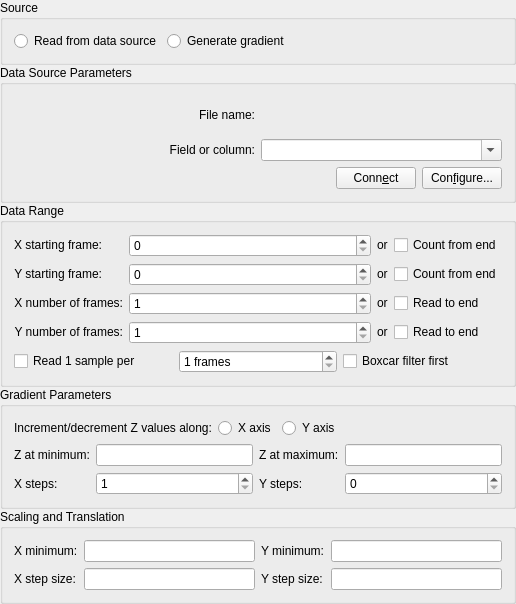
<?xml version="1.0" encoding="UTF-8"?>
<ui version="4.0">
 <exportmacro>KST_EXPORT</exportmacro>
 <class>MatrixDialogWidget</class>
 <widget class="QWidget" name="MatrixDialogWidget">
  <property name="geometry">
   <rect>
    <x>0</x>
    <y>0</y>
    <width>516</width>
    <height>604</height>
   </rect>
  </property>
  <layout class="QGridLayout">
   <property name="margin">
    <number>0</number>
   </property>
   <property name="spacing">
    <number>0</number>
   </property>
   <item row="4" column="0">
    <widget class="Q3ButtonGroup" name="_scalingGroup">
     <property name="title">
      <string>Scaling and Translation</string>
     </property>
     <layout class="QGridLayout">
      <item row="1" column="0">
       <widget class="QLabel" name="textLabel7">
        <property name="sizePolicy">
         <sizepolicy hsizetype="Fixed" vsizetype="Minimum">
          <horstretch>0</horstretch>
          <verstretch>0</verstretch>
         </sizepolicy>
        </property>
        <property name="text">
         <string>X step size:</string>
        </property>
        <property name="wordWrap">
         <bool>false</bool>
        </property>
        <property name="buddy">
         <cstring>_xStep</cstring>
        </property>
       </widget>
      </item>
      <item row="0" column="0">
       <widget class="QLabel" name="textLabel5_2_2">
        <property name="sizePolicy">
         <sizepolicy hsizetype="Fixed" vsizetype="Minimum">
          <horstretch>0</horstretch>
          <verstretch>0</verstretch>
         </sizepolicy>
        </property>
        <property name="text">
         <string>X minimum:</string>
        </property>
        <property name="wordWrap">
         <bool>false</bool>
        </property>
        <property name="buddy">
         <cstring>_minX</cstring>
        </property>
       </widget>
      </item>
      <item row="0" column="1" rowspan="2">
       <layout class="QVBoxLayout">
        <item>
         <widget class="QLineEdit" name="_minX">
          <property name="sizePolicy">
           <sizepolicy hsizetype="Expanding" vsizetype="Minimum">
            <horstretch>0</horstretch>
            <verstretch>0</verstretch>
           </sizepolicy>
          </property>
          <property name="minimumSize">
           <size>
            <width>60</width>
            <height>0</height>
           </size>
          </property>
         </widget>
        </item>
        <item>
         <widget class="QLineEdit" name="_xStep">
          <property name="sizePolicy">
           <sizepolicy hsizetype="Expanding" vsizetype="Minimum">
            <horstretch>0</horstretch>
            <verstretch>0</verstretch>
           </sizepolicy>
          </property>
          <property name="minimumSize">
           <size>
            <width>60</width>
            <height>0</height>
           </size>
          </property>
         </widget>
        </item>
       </layout>
      </item>
      <item row="0" column="2">
       <widget class="QLabel" name="textLabel6">
        <property name="sizePolicy">
         <sizepolicy hsizetype="Fixed" vsizetype="Minimum">
          <horstretch>0</horstretch>
          <verstretch>0</verstretch>
         </sizepolicy>
        </property>
        <property name="text">
         <string>Y minimum:</string>
        </property>
        <property name="wordWrap">
         <bool>false</bool>
        </property>
        <property name="buddy">
         <cstring>_minY</cstring>
        </property>
       </widget>
      </item>
      <item row="1" column="2">
       <widget class="QLabel" name="textLabel7_2">
        <property name="sizePolicy">
         <sizepolicy hsizetype="Fixed" vsizetype="Minimum">
          <horstretch>0</horstretch>
          <verstretch>0</verstretch>
         </sizepolicy>
        </property>
        <property name="text">
         <string>Y step size:</string>
        </property>
        <property name="wordWrap">
         <bool>false</bool>
        </property>
        <property name="buddy">
         <cstring>_yStep</cstring>
        </property>
       </widget>
      </item>
      <item row="0" column="3" rowspan="2">
       <layout class="QVBoxLayout">
        <item>
         <widget class="QLineEdit" name="_minY">
          <property name="sizePolicy">
           <sizepolicy hsizetype="Expanding" vsizetype="Minimum">
            <horstretch>0</horstretch>
            <verstretch>0</verstretch>
           </sizepolicy>
          </property>
          <property name="minimumSize">
           <size>
            <width>60</width>
            <height>0</height>
           </size>
          </property>
         </widget>
        </item>
        <item>
         <widget class="QLineEdit" name="_yStep">
          <property name="sizePolicy">
           <sizepolicy hsizetype="Expanding" vsizetype="Minimum">
            <horstretch>0</horstretch>
            <verstretch>0</verstretch>
           </sizepolicy>
          </property>
          <property name="minimumSize">
           <size>
            <width>60</width>
            <height>0</height>
           </size>
          </property>
         </widget>
        </item>
       </layout>
      </item>
     </layout>
    </widget>
   </item>
   <item row="3" column="0">
    <widget class="Q3ButtonGroup" name="_gradientGroup">
     <property name="title">
      <string>Gradient Parameters</string>
     </property>
     <layout class="QGridLayout">
      <item row="0" column="0">
       <layout class="QGridLayout">
        <item row="0" column="0">
         <widget class="QLabel" name="textLabel5">
          <property name="text">
           <string>Increment/decrement Z values along:</string>
          </property>
          <property name="wordWrap">
           <bool>false</bool>
          </property>
         </widget>
        </item>
        <item row="0" column="1">
         <widget class="QRadioButton" name="_gradientX">
          <property name="text">
           <string>X axis</string>
          </property>
         </widget>
        </item>
        <item row="0" column="3">
         <spacer name="spacer14">
          <property name="orientation">
           <enum>Qt::Horizontal</enum>
          </property>
          <property name="sizeType">
           <enum>QSizePolicy::Expanding</enum>
          </property>
          <property name="sizeHint" stdset="0">
           <size>
            <width>40</width>
            <height>20</height>
           </size>
          </property>
         </spacer>
        </item>
        <item row="0" column="2">
         <widget class="QRadioButton" name="_gradientY">
          <property name="text">
           <string>Y axis</string>
          </property>
         </widget>
        </item>
       </layout>
      </item>
      <item row="1" column="0">
       <layout class="QGridLayout">
        <item row="1" column="1">
         <widget class="QSpinBox" name="_nX">
          <property name="minimum">
           <number>1</number>
          </property>
          <property name="maximum">
           <number>999999999</number>
          </property>
         </widget>
        </item>
        <item row="1" column="3">
         <widget class="QSpinBox" name="_nY">
          <property name="maximum">
           <number>999999999</number>
          </property>
         </widget>
        </item>
        <item row="0" column="1">
         <widget class="QLineEdit" name="_gradientZAtMin"/>
        </item>
        <item row="0" column="0">
         <widget class="QLabel" name="textLabel6_2">
          <property name="text">
           <string>Z at minimum:</string>
          </property>
          <property name="wordWrap">
           <bool>false</bool>
          </property>
          <property name="buddy">
           <cstring>_gradientZAtMin</cstring>
          </property>
         </widget>
        </item>
        <item row="1" column="0">
         <widget class="QLabel" name="textLabel8">
          <property name="text">
           <string>X steps:</string>
          </property>
          <property name="wordWrap">
           <bool>false</bool>
          </property>
          <property name="buddy">
           <cstring>_nX</cstring>
          </property>
         </widget>
        </item>
        <item row="1" column="2">
         <widget class="QLabel" name="textLabel8_2">
          <property name="text">
           <string>Y steps:</string>
          </property>
          <property name="wordWrap">
           <bool>false</bool>
          </property>
          <property name="buddy">
           <cstring>_nY</cstring>
          </property>
         </widget>
        </item>
        <item row="0" column="2">
         <widget class="QLabel" name="textLabel7_3">
          <property name="text">
           <string>Z at maximum:</string>
          </property>
          <property name="wordWrap">
           <bool>false</bool>
          </property>
          <property name="buddy">
           <cstring>_gradientZAtMax</cstring>
          </property>
         </widget>
        </item>
        <item row="0" column="3">
         <widget class="QLineEdit" name="_gradientZAtMax"/>
        </item>
       </layout>
      </item>
     </layout>
    </widget>
   </item>
   <item row="2" column="0">
    <widget class="Q3ButtonGroup" name="_dataRangeGroup">
     <property name="title">
      <string>Data Range</string>
     </property>
     <layout class="QGridLayout">
      <item row="0" column="0">
       <layout class="QGridLayout">
        <item row="3" column="2">
         <widget class="QLabel" name="textLabel4_4">
          <property name="sizePolicy">
           <sizepolicy hsizetype="Fixed" vsizetype="Fixed">
            <horstretch>0</horstretch>
            <verstretch>0</verstretch>
           </sizepolicy>
          </property>
          <property name="text">
           <string>or</string>
          </property>
          <property name="wordWrap">
           <bool>false</bool>
          </property>
         </widget>
        </item>
        <item row="2" column="1">
         <widget class="QSpinBox" name="_xNumSteps">
          <property name="minimum">
           <number>1</number>
          </property>
          <property name="maximum">
           <number>999999999</number>
          </property>
         </widget>
        </item>
        <item row="1" column="0">
         <widget class="QLabel" name="textLabel3">
          <property name="sizePolicy">
           <sizepolicy hsizetype="Fixed" vsizetype="Fixed">
            <horstretch>0</horstretch>
            <verstretch>0</verstretch>
           </sizepolicy>
          </property>
          <property name="text">
           <string>Y starting frame:</string>
          </property>
          <property name="alignment">
           <set>Qt::AlignRight|Qt::AlignTrailing|Qt::AlignVCenter</set>
          </property>
          <property name="wordWrap">
           <bool>false</bool>
          </property>
          <property name="buddy">
           <cstring>_yStart</cstring>
          </property>
         </widget>
        </item>
        <item row="0" column="2">
         <widget class="QLabel" name="textLabel4">
          <property name="sizePolicy">
           <sizepolicy hsizetype="Fixed" vsizetype="Fixed">
            <horstretch>0</horstretch>
            <verstretch>0</verstretch>
           </sizepolicy>
          </property>
          <property name="text">
           <string>or</string>
          </property>
          <property name="wordWrap">
           <bool>false</bool>
          </property>
         </widget>
        </item>
        <item row="2" column="0">
         <widget class="QLabel" name="textLabel2_2">
          <property name="sizePolicy">
           <sizepolicy hsizetype="Fixed" vsizetype="Fixed">
            <horstretch>0</horstretch>
            <verstretch>0</verstretch>
           </sizepolicy>
          </property>
          <property name="text">
           <string>X number of frames:</string>
          </property>
          <property name="alignment">
           <set>Qt::AlignRight|Qt::AlignTrailing|Qt::AlignVCenter</set>
          </property>
          <property name="wordWrap">
           <bool>false</bool>
          </property>
          <property name="buddy">
           <cstring>_xNumSteps</cstring>
          </property>
         </widget>
        </item>
        <item row="0" column="1">
         <widget class="QSpinBox" name="_xStart">
          <property name="maximum">
           <number>999999999</number>
          </property>
         </widget>
        </item>
        <item row="3" column="1">
         <widget class="QSpinBox" name="_yNumSteps">
          <property name="minimum">
           <number>1</number>
          </property>
          <property name="maximum">
           <number>999999999</number>
          </property>
         </widget>
        </item>
        <item row="0" column="3">
         <widget class="QCheckBox" name="_xStartCountFromEnd">
          <property name="sizePolicy">
           <sizepolicy hsizetype="Fixed" vsizetype="Fixed">
            <horstretch>0</horstretch>
            <verstretch>0</verstretch>
           </sizepolicy>
          </property>
          <property name="text">
           <string>Count from end</string>
          </property>
         </widget>
        </item>
        <item row="2" column="3">
         <widget class="QCheckBox" name="_xNumStepsReadToEnd">
          <property name="sizePolicy">
           <sizepolicy hsizetype="Fixed" vsizetype="Fixed">
            <horstretch>0</horstretch>
            <verstretch>0</verstretch>
           </sizepolicy>
          </property>
          <property name="text">
           <string>Read to end</string>
          </property>
         </widget>
        </item>
        <item row="1" column="2">
         <widget class="QLabel" name="textLabel4_2">
          <property name="sizePolicy">
           <sizepolicy hsizetype="Fixed" vsizetype="Fixed">
            <horstretch>0</horstretch>
            <verstretch>0</verstretch>
           </sizepolicy>
          </property>
          <property name="text">
           <string>or</string>
          </property>
          <property name="wordWrap">
           <bool>false</bool>
          </property>
         </widget>
        </item>
        <item row="3" column="0">
         <widget class="QLabel" name="textLabel3_2">
          <property name="sizePolicy">
           <sizepolicy hsizetype="Fixed" vsizetype="Fixed">
            <horstretch>0</horstretch>
            <verstretch>0</verstretch>
           </sizepolicy>
          </property>
          <property name="text">
           <string>Y number of frames:</string>
          </property>
          <property name="alignment">
           <set>Qt::AlignRight|Qt::AlignTrailing|Qt::AlignVCenter</set>
          </property>
          <property name="wordWrap">
           <bool>false</bool>
          </property>
          <property name="buddy">
           <cstring>_yNumSteps</cstring>
          </property>
         </widget>
        </item>
        <item row="3" column="3">
         <widget class="QCheckBox" name="_yNumStepsReadToEnd">
          <property name="sizePolicy">
           <sizepolicy hsizetype="Fixed" vsizetype="Fixed">
            <horstretch>0</horstretch>
            <verstretch>0</verstretch>
           </sizepolicy>
          </property>
          <property name="text">
           <string>Read to end</string>
          </property>
         </widget>
        </item>
        <item row="1" column="3">
         <widget class="QCheckBox" name="_yStartCountFromEnd">
          <property name="sizePolicy">
           <sizepolicy hsizetype="Fixed" vsizetype="Fixed">
            <horstretch>0</horstretch>
            <verstretch>0</verstretch>
           </sizepolicy>
          </property>
          <property name="text">
           <string>Count from end</string>
          </property>
         </widget>
        </item>
        <item row="2" column="2">
         <widget class="QLabel" name="textLabel4_3">
          <property name="sizePolicy">
           <sizepolicy hsizetype="Fixed" vsizetype="Fixed">
            <horstretch>0</horstretch>
            <verstretch>0</verstretch>
           </sizepolicy>
          </property>
          <property name="text">
           <string>or</string>
          </property>
          <property name="wordWrap">
           <bool>false</bool>
          </property>
         </widget>
        </item>
        <item row="1" column="1">
         <widget class="QSpinBox" name="_yStart">
          <property name="maximum">
           <number>999999999</number>
          </property>
         </widget>
        </item>
        <item row="0" column="0">
         <widget class="QLabel" name="textLabel2">
          <property name="sizePolicy">
           <sizepolicy hsizetype="Fixed" vsizetype="Fixed">
            <horstretch>0</horstretch>
            <verstretch>0</verstretch>
           </sizepolicy>
          </property>
          <property name="text">
           <string>X starting frame:</string>
          </property>
          <property name="alignment">
           <set>Qt::AlignRight|Qt::AlignTrailing|Qt::AlignVCenter</set>
          </property>
          <property name="wordWrap">
           <bool>false</bool>
          </property>
          <property name="buddy">
           <cstring>_xStart</cstring>
          </property>
         </widget>
        </item>
       </layout>
      </item>
      <item row="1" column="0">
       <layout class="QGridLayout">
        <item row="0" column="1">
         <widget class="QSpinBox" name="_skip">
          <property name="suffix">
           <string> frames</string>
          </property>
          <property name="minimum">
           <number>1</number>
          </property>
          <property name="maximum">
           <number>999999999</number>
          </property>
         </widget>
        </item>
        <item row="0" column="2">
         <widget class="QCheckBox" name="_doAve">
          <property name="text">
           <string>Boxcar filter first</string>
          </property>
         </widget>
        </item>
        <item row="0" column="0">
         <widget class="QCheckBox" name="_doSkip">
          <property name="text">
           <string>Read 1 sample per</string>
          </property>
         </widget>
        </item>
       </layout>
      </item>
     </layout>
    </widget>
   </item>
   <item row="0" column="0">
    <widget class="Q3ButtonGroup" name="_sourceGroup">
     <property name="title">
      <string>Source</string>
     </property>
     <layout class="QGridLayout">
      <item row="0" column="0">
       <widget class="QRadioButton" name="_readFromSource">
        <property name="text">
         <string>Read from data source</string>
        </property>
       </widget>
      </item>
      <item row="0" column="1">
       <widget class="QRadioButton" name="_generateGradient">
        <property name="text">
         <string>Generate gradient</string>
        </property>
       </widget>
      </item>
      <item row="0" column="2">
       <spacer name="spacer13">
        <property name="orientation">
         <enum>Qt::Horizontal</enum>
        </property>
        <property name="sizeType">
         <enum>QSizePolicy::Expanding</enum>
        </property>
        <property name="sizeHint" stdset="0">
         <size>
          <width>40</width>
          <height>20</height>
         </size>
        </property>
       </spacer>
      </item>
     </layout>
    </widget>
   </item>
   <item row="1" column="0">
    <widget class="Q3GroupBox" name="_dataSourceGroup">
     <property name="sizePolicy">
      <sizepolicy hsizetype="Preferred" vsizetype="MinimumExpanding">
       <horstretch>0</horstretch>
       <verstretch>0</verstretch>
      </sizepolicy>
     </property>
     <property name="title">
      <string>Data Source Parameters</string>
     </property>
     <layout class="QGridLayout">
      <item row="1" column="0">
       <widget class="QLabel" name="TextLabel6">
        <property name="text">
         <string>Field or column:</string>
        </property>
        <property name="alignment">
         <set>Qt::AlignRight|Qt::AlignTrailing|Qt::AlignVCenter</set>
        </property>
        <property name="wordWrap">
         <bool>false</bool>
        </property>
        <property name="buddy">
         <cstring>_field</cstring>
        </property>
       </widget>
      </item>
      <item row="0" column="1">
       <widget class="KUrlRequester" name="_fileName" native="true"/>
      </item>
      <item row="0" column="0">
       <widget class="QLabel" name="TextLabel4_3">
        <property name="text">
         <string>File name:</string>
        </property>
        <property name="alignment">
         <set>Qt::AlignRight|Qt::AlignTrailing|Qt::AlignVCenter</set>
        </property>
        <property name="wordWrap">
         <bool>false</bool>
        </property>
        <property name="buddy">
         <cstring>_fileName</cstring>
        </property>
       </widget>
      </item>
      <item row="1" column="1">
       <widget class="KComboBox" name="_field">
        <property name="editable">
         <bool>true</bool>
        </property>
        <property name="duplicatesEnabled">
         <bool>false</bool>
        </property>
       </widget>
      </item>
      <item row="2" column="0" colspan="2">
       <layout class="QHBoxLayout">
        <item>
         <spacer name="spacer2">
          <property name="orientation">
           <enum>Qt::Horizontal</enum>
          </property>
          <property name="sizeType">
           <enum>QSizePolicy::Expanding</enum>
          </property>
          <property name="sizeHint" stdset="0">
           <size>
            <width>181</width>
            <height>21</height>
           </size>
          </property>
         </spacer>
        </item>
        <item>
         <widget class="QPushButton" name="_connect">
          <property name="text">
           <string>Conn&amp;ect</string>
          </property>
         </widget>
        </item>
        <item>
         <widget class="QPushButton" name="_configure">
          <property name="text">
           <string>Con&amp;figure...</string>
          </property>
         </widget>
        </item>
       </layout>
      </item>
     </layout>
    </widget>
   </item>
  </layout>
 </widget>
 <layoutdefault spacing="6" margin="11"/>
 <pixmapfunction>qPixmapFromMimeSource</pixmapfunction>
 <customwidgets>
  <customwidget>
   <class>Q3GroupBox</class>
   <extends>QGroupBox</extends>
   <header>Qt3Support/Q3GroupBox</header>
   <container>1</container>
  </customwidget>
  <customwidget>
   <class>Q3ButtonGroup</class>
   <extends>Q3GroupBox</extends>
   <header>Qt3Support/Q3ButtonGroup</header>
   <container>1</container>
  </customwidget>
  <customwidget>
   <class>KComboBox</class>
   <extends>QComboBox</extends>
   <header>kcombobox.h</header>
  </customwidget>
  <customwidget>
   <class>KUrlRequester</class>
   <extends>QWidget</extends>
   <header>kurlrequester.h</header>
  </customwidget>
 </customwidgets>
 <tabstops>
  <tabstop>_readFromSource</tabstop>
  <tabstop>_generateGradient</tabstop>
  <tabstop>_fileName</tabstop>
  <tabstop>_field</tabstop>
  <tabstop>_configure</tabstop>
  <tabstop>_xStart</tabstop>
  <tabstop>_xStartCountFromEnd</tabstop>
  <tabstop>_yStart</tabstop>
  <tabstop>_yStartCountFromEnd</tabstop>
  <tabstop>_xNumSteps</tabstop>
  <tabstop>_xNumStepsReadToEnd</tabstop>
  <tabstop>_yNumSteps</tabstop>
  <tabstop>_yNumStepsReadToEnd</tabstop>
  <tabstop>_doSkip</tabstop>
  <tabstop>_skip</tabstop>
  <tabstop>_doAve</tabstop>
  <tabstop>_gradientX</tabstop>
  <tabstop>_gradientY</tabstop>
  <tabstop>_gradientZAtMin</tabstop>
  <tabstop>_gradientZAtMax</tabstop>
  <tabstop>_nX</tabstop>
  <tabstop>_nY</tabstop>
  <tabstop>_minX</tabstop>
  <tabstop>_minY</tabstop>
  <tabstop>_xStep</tabstop>
  <tabstop>_yStep</tabstop>
 </tabstops>
 <includes>
  <include location="local">kurlrequester.h</include>
  <include location="local">klineedit.h</include>
  <include location="local">kpushbutton.h</include>
  <include location="local">kcombobox.h</include>
  <include location="local">klineedit.h</include>
  <include location="global">kst_export.h</include>
 </includes>
 <resources/>
 <connections/>
</ui>
